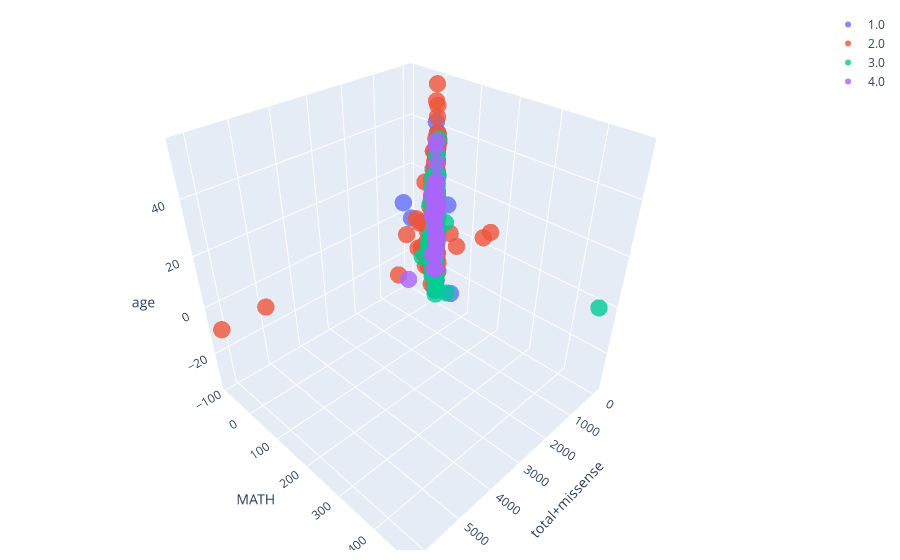

The notebook cell saved with this chart:
### Code cell
from sklearn.decomposition import PCA
from sklearn.manifold import TSNE
import plotly.graph_objects as go
import pandas as pd
import numpy as np

# assuming combined_labels["numerical"] is your dataframe df
df = maf_df_sub

# Select features and target
features = df.drop('ajcc_tumor_pathologic_pt_cleaned', axis=1)  # assuming all other columns are features
target = df['ajcc_tumor_pathologic_pt_cleaned']

# Apply PCA
pca = PCA(n_components=3)
features_pca = pca.fit_transform(features)

# Or, apply t-SNE
# tsne = TSNE(n_components=3)
# features_tsne = tsne.fit_transform(features)

# Prepare data for Plotly
data = []
categories = np.unique(target)
for category in categories:
    idx = np.where(target == category)
    trace = go.Scatter3d(
        x=features_pca[idx, 0].ravel(),  # change to features_tsne for t-SNE
        y=features_pca[idx, 1].ravel(),  # change to features_tsne for t-SNE
        z=features_pca[idx, 2].ravel(),  # change to features_tsne for t-SNE
        mode='markers',
        name=str(category),
        marker=dict(
            size=6,
            opacity=0.8
        )
    )
    data.append(trace)

# Create layout
layout = go.Layout(
    scene=dict(
        xaxis_title='total+missense',  # change to 't-SNE1' for t-SNE
        yaxis_title='MATH',  # change to 't-SNE2' for t-SNE
        zaxis_title='age'   # change to 't-SNE3' for t-SNE
    ),
    margin=dict(r=20, b=10, l=10, t=10)
)

# Create plot
fig = go.Figure(data=data, layout=layout)
fig.show()

### Figure 1 — Plotly figure (JSON) as saved in the notebook; plotly's stock layout.template omitted (floating-point values rounded to 4 significant figures; data arrays with more than 128 entries replaced by an {"elided": "..."} marker saying what was removed)
{"data": [{"marker": {"opacity": 0.8, "size": 6}, "mode": "markers", "name": "1.0", "type": "scatter3d", "x": {"elided": "255 float values"}, "y": {"elided": "255 float values"}, "z": {"elided": "255 float values"}}, {"marker": {"opacity": 0.8, "size": 6}, "mode": "markers", "name": "2.0", "type": "scatter3d", "x": {"elided": "578 float values"}, "y": {"elided": "578 float values"}, "z": {"elided": "578 float values"}}, {"marker": {"opacity": 0.8, "size": 6}, "mode": "markers", "name": "3.0", "type": "scatter3d", "x": [-55.69, 47.59, 45.54, -61.11, 48.52, -61.42, -62.49, -71.86, -33.51, -5.287, -64.16, -52.21, -23.4, -59.91, -61.78, -79.74, -54.99, -44.43, -49.78, -47.11, -53.36, -59.84, 144.1, -54.82, 131.1, -10.52, 9.832, -49.39, 140.7, 200.0, 1190.0, 8.964, -63.73, -55.09, -34.37, -32.55, -71.75, -7.509, -57.88, 8.498, 31.35, -56.73, -39.45, -58.61, -67.65, 86.16, -65.7, -24.06, -49.31, -50.83, -81.22, -16.57, -15.61, -18.09, -56.94, -43.95, 74.06, -60.83, -18.24, -43.61, -30.2, -50.61, -56.38, -61.57, -56.97, -34.1, -49.94, -75.48, 181.1, -55.26, -62.73, -53.38, 41.46, 189.7, -44.02, -74.85, 11.55, -64.62, -60.7, -49.15, -59.69, -63.25, -60.33, -7.785, 78.29, -51.98, 32.47, 61.91, -51.93, -4.637, 127.1, -61.9, -45.28, -70.22, -55.43, -49.8, 8.305, -65.34, 352.9, 60.83, 254.9, 118.5, -44.9, -63.65, -53.89, -20.6, -57.91, -56.0, 92.34, -67.01], "y": [-0.964, -2.107, -5.786, -1.979, -2.755, -3.374, -1.021, -1.25, -0.7786, -2.358, -1.308, -0.05295, -0.7271, -4.217, 1.963, -0.121, -0.914, -2.895, -0.3642, -1.846, 0.2796, 0.6561, -5.534, 0.7097, -3.823, -3.488, -1.807, -1.677, -0.03408, -4.499, 139.3, -3.117, 1.004, -0.3021, -2.043, -3.547, -1.555, 1.07, -2.62, 0.9303, -3.209, -4.73, -0.6303, -0.09617, -2.422, -0.01642, 3.09, -1.561, -2.965, -3.541, -1.004, 2.265, 1.332, -0.2498, -3.077, -2.637, -5.724, 0.5519, -0.8761, -1.764, 0.2013, -1.774, -2.976, -2.222, -1.765, 2.188, -1.403, 0.2273, 14.21, -0.8224, -5.103, -2.155, -1.727, -5.864, -4.36, -1.952, -5.877, 0.08752, -1.718, -2.342, 0.5324, -0.7834, -2.593, -4.055, -1.499, -1.386, -3.091, -0.4565, -0.6024, 0.2417, 44.02, 0.02245, -1.175, 2.38, -1.856, -3.335, -1.263, 0.2786, -12.14, -0.1886, 475.8, -5.243, 1.239, 1.795, -2.082, 6.371, -2.919, -0.3769, -9.004, -1.981], "z": [-2.123, -23.58, -7.15, -1.514, -17.73, 18.38, 22.09, -17.21, -2.391, -3.645, 0.2263, -11.75, -3.491, 14.66, -24.24, -33.96, -1.29, 7.925, 0.3391, -4.363, -14.53, -8.481, 10.44, -17.49, 17.48, 20.27, 6.295, -21.24, -2.673, -7.076, -12.23, -0.5764, 11.68, 36.21, 3.003, 15.76, -16.03, 17.25, 5.79, 29.63, 0.9684, 16.23, 8.883, -23.4, 9.897, 15.53, -30.27, -16.4, 18.66, -8.729, -31.36, -8.123, -10.21, 10.72, 0.3832, 12.47, 21.13, -5.515, 22.96, -19.34, -16.09, -14.29, -4.767, 7.302, -15.37, -17.12, -14.75, -29.26, -4.437, 14.77, 29.89, -10.57, 17.69, -10.85, 22.82, -18.43, -10.01, -29.06, -13.55, 6.117, -25.7, 3.104, -1.397, -17.97, 7.837, -7.005, 8.551, -19.74, -25.25, 12.81, 5.178, 21.34, -1.306, -24.09, -2.918, 16.7, 6.793, -1.362, -13.12, -1.19, 2.651, -3.853, -7.233, 4.63, 10.21, -4.226, 10.79, -13.75, -4.978, 0.004813]}, {"marker": {"opacity": 0.8, "size": 6}, "mode": "markers", "name": "4.0", "type": "scatter3d", "x": [-52.99, -29.18, -5.258, -50.08, -61.96, -56.7, -56.39, -48.49, -41.38, 70.97, 2.572, -51.78, -39.91, 37.6, -74.33, -54.33, -23.5, -14.5, -42.13, -59.13, 58.65, -73.27, -31.13, 849.6, -56.0, -70.32, -50.67, -51.1, -40.49, 34.08, -69.47, 20.63, -56.49, 4.877, 55.84], "y": [0.4679, -5.224, -4.469, -3.577, -4.264, -0.3484, -6.073, -4.073, -3.645, -8.124, 7.481, -1.481, -4.0, -3.661, 1.308, -0.4777, -1.707, -1.071, -2.359, 0.5992, -3.342, -2.215, -3.711, -16.15, -1.218, 0.7232, -4.272, -0.8064, -1.649, -5.658, -0.02565, -3.722, -2.637, -1.274, -2.869], "z": [6.221, 33.01, 17.49, 26.5, 19.54, -11.68, 35.17, 14.32, 15.68, 13.6, 9.487, -3.993, 18.06, -13.3, -20.72, 6.335, 15.06, -20.7, 2.252, 10.19, 4.318, -13.91, 5.189, -20.91, -5.206, -8.065, 12.32, 8.294, 11.33, 4.752, -5.198, 8.999, -6.107, -0.8824, 5.088]}], "layout": {"margin": {"b": 10, "l": 10, "r": 20, "t": 10}, "scene": {"xaxis": {"title": {"text": "total+missense"}}, "yaxis": {"title": {"text": "MATH"}}, "zaxis": {"title": {"text": "age"}}}}}
